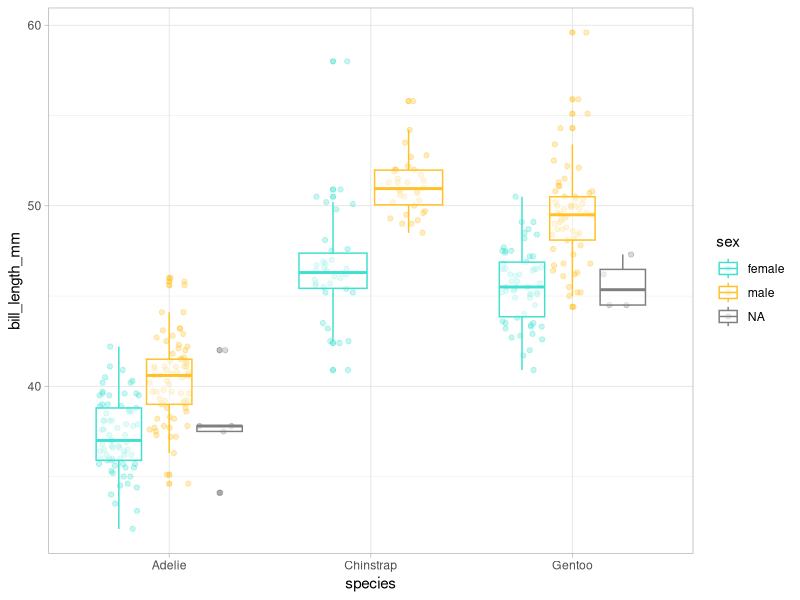
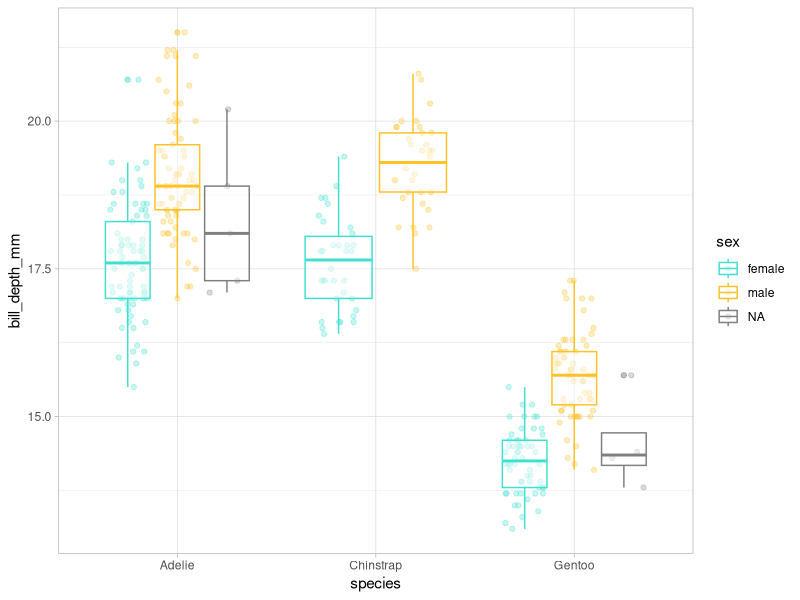
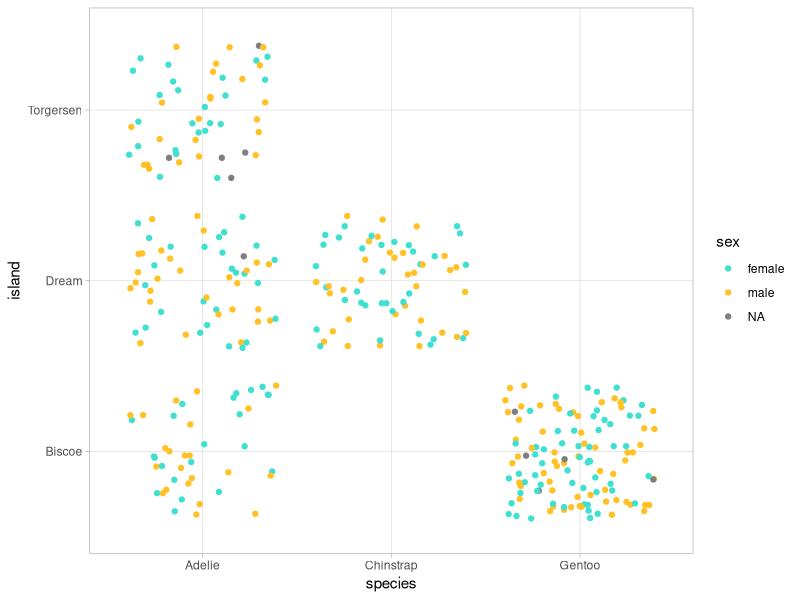
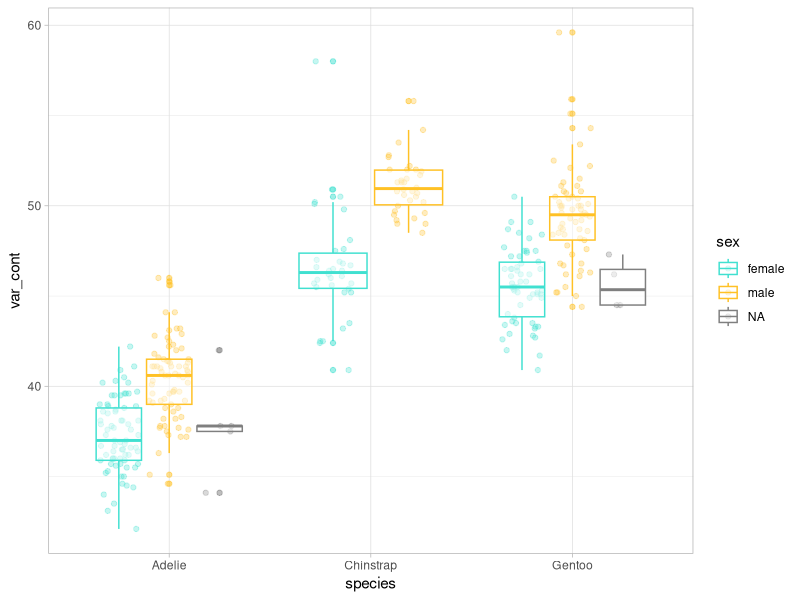
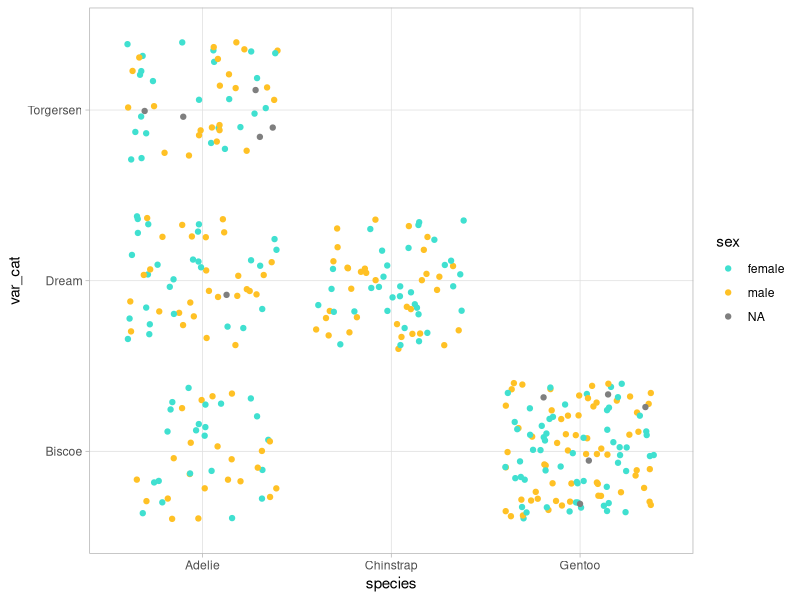
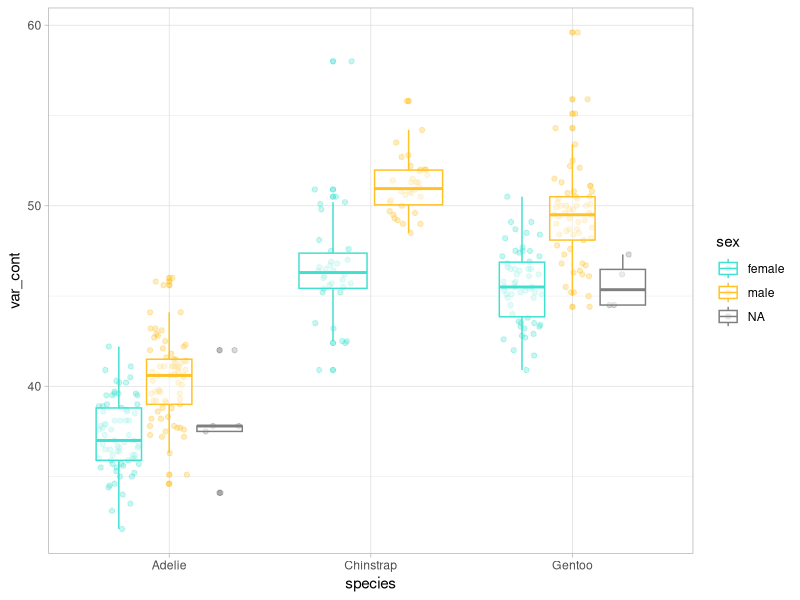
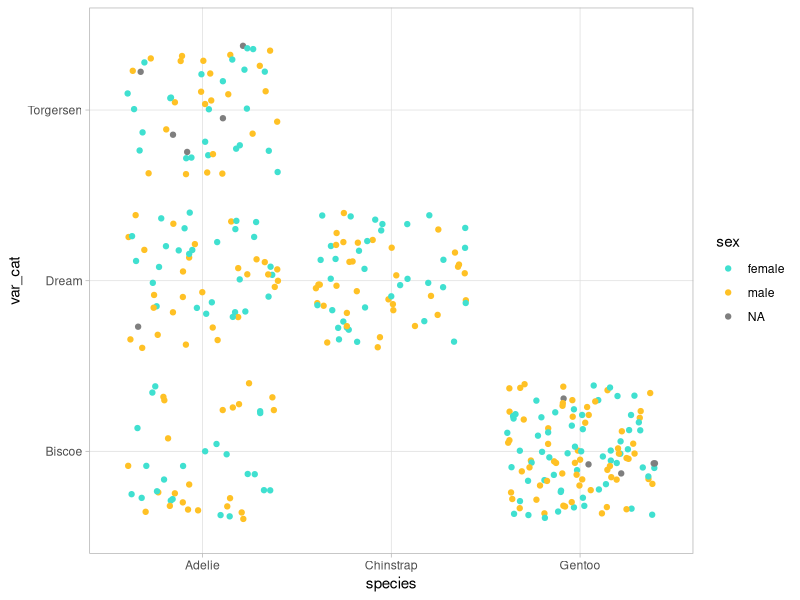
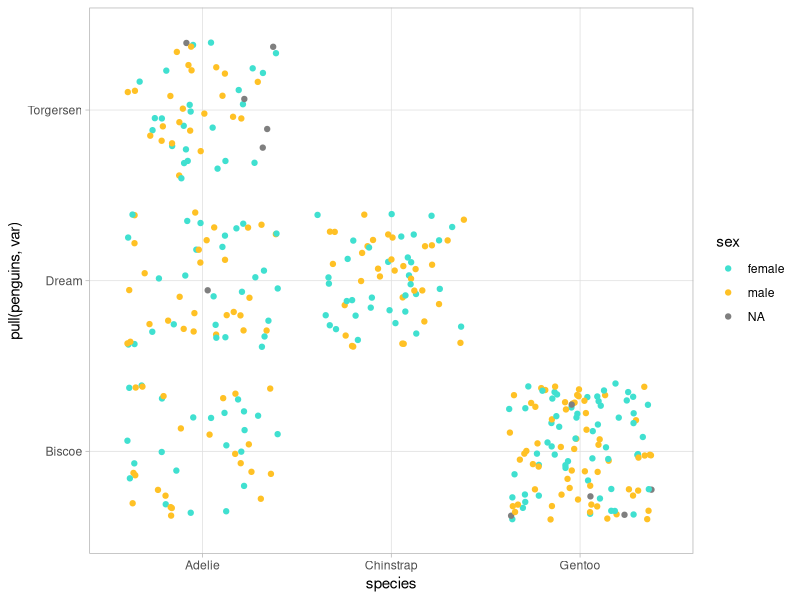

Generate these figures, in order, with R:
## ---- chunk 1
#| warning: false

# install.packages("tidyverse")
# install.packages("palmerpenguins")
library(tidyverse)
library(palmerpenguins)

glimpse(penguins)

#
df <- penguins |> 
  select(bill_length_mm, bill_depth_mm, flipper_length_mm, body_mass_g)

df$bill_length_mm <- (df$bill_length_mm - min(df$bill_length_mm, na.rm = TRUE))/(max(df$bill_length_mm, na.rm = TRUE) - min(df$bill_length_mm, na.rm = TRUE)) 
df$bill_depth_mm <- (df$bill_depth_mm- min(df$bill_depth_mm, na.rm = TRUE))/(max(df$bill_depth_mm, na.rm = TRUE) - min(df$bill_length_mm, na.rm = TRUE)) 
df$flipper_length_mm <- (df$flipper_length_mm - min(df$flipper_length_mm, na.rm = TRUE))/(max(df$flipper_length_mm, na.rm = TRUE) - min(df$flipper_length_mm, na.rm = TRUE)) 
df$body_mass_g <- (df$body_mass_g - min(df$body_mass_g, na.rm = TRUE))/(max(df$body_mass_g, na.rm = TRUE) - min(df$body_mass_g, na.rm = TRUE))

#
df <- penguins |> 
  select(bill_length_mm, bill_depth_mm, flipper_length_mm, body_mass_g)

rescale01 <- function(x) {
  rng <- range(x, na.rm = TRUE)   
  (x - rng[1]) / (rng[2] - rng[1]) 
} 

df$bill_length_mm <- rescale01(df$bill_length_mm) 
df$bill_depth_mm <- rescale01(df$bill_depth_mm) 
df$flipper_length_mm <- rescale01(df$flipper_length_mm) 
df$body_mass_g <- rescale01(df$body_mass_g)  

head(df)

#
df <- penguins |> 
  select(bill_length_mm, bill_depth_mm, flipper_length_mm, body_mass_g)

rescaled_df <- lapply(df, rescale01)

head(rescaled_df[[1]])
head(rescaled_df[[4]])

## ---- chunk 2

body(rescale01)
formals(rescale01)
environment(rescale01)

## ---- chunk 3

f <- function(x) {
  x + y
}

y <- 100
f(10)

y <- 1000
f(10)

## ---- chunk 4

sum
body(sum)

## ---- chunk 5

3 + 2
`+`(3, 2)

for (i in 1:2) print(i)
`for`(i, 1:2, print(i))

## ---- chunk 6

nombre1_v1 <- function(x, y) {
  paste(x, y, sep = "_") }  

nombre1_v2 <- function(x, y) paste(x, y, sep = "_")  

nombre1_v3 <- \(x, y) paste(x, y, sep = "_")  

nombre1_v1("Vero", "Cruz") 
nombre1_v2("Vero", "Cruz") 
nombre1_v3("Vero", "Cruz") 

## ---- chunk 7

nxcaso <- lapply(penguins, function(x) length(unique(x)))

models <- penguins %>%
  split(.$species) %>%
  map( ~ lm(body_mass_g ~ bill_length_mm, data = .)) #Método abreviado donde solo se utiliza un lado de la fórmula de la función

## ---- chunk 8
#| warning: false

glimpse(penguins)

#Nos interesan las diferencias entre especie y sexo

ggplot(penguins, aes(x = species, y = bill_length_mm, color = sex)) +
  geom_point(position = position_jitterdodge(), alpha = 0.3) +
  geom_boxplot(alpha = 0.5) +
  scale_color_manual(values = c("turquoise", "goldenrod1")) +
  theme_light()

ggplot(penguins, aes(x = species, y = bill_depth_mm, color = sex)) +
  geom_point(position = position_jitterdodge(), alpha = 0.3) +
  geom_boxplot(alpha = 0.5) +
  scale_color_manual(values = c("turquoise", "goldenrod1")) +
  theme_light()

ggplot(penguins, aes(x = species, y = island, color = sex)) +
  geom_jitter() +
  scale_color_manual(values = c("turquoise", "goldenrod1")) +
  theme_light()

#Etc
## ---- chunk 9

var_cont <- penguins$bill_length_mm
var_cat <- penguins$island

ggplot(penguins, aes(x = species, y = var_cont, color = sex)) +
  geom_point(position = position_jitterdodge(), alpha = 0.3) +
  geom_boxplot(alpha = 0.5) +
  scale_color_manual(values = c("turquoise", "goldenrod1")) +
  theme_light()

ggplot(penguins, aes(x = species, y = var_cat, color = sex)) +
  geom_jitter() +
  scale_color_manual(values = c("turquoise", "goldenrod1")) +
  theme_light()
 
## ---- chunk 10

var_cont <- penguins$bill_length_mm
var_cat <- penguins$island
miformato <- list(scale_color_manual(values = c("turquoise", "goldenrod1")),
                  theme_light())

ggplot(penguins, aes(x = species, y = var_cont, color = sex)) +
  geom_point(position = position_jitterdodge(), alpha = 0.3) +
  geom_boxplot(alpha = 0.5) +
  miformato
  
ggplot(penguins, aes(x = species, y = var_cat, color = sex)) +
  geom_jitter() +
  miformato
 
## ---- chunk 11

var <- "island"
miformato <- list(scale_color_manual(values = c("turquoise", "goldenrod1")),
                  theme_light())

p <- ggplot(penguins, aes(x = species, y = pull(penguins, var), color = sex)) +
  miformato

if (is.numeric(pull(penguins, var))) {
  
  p + 
    geom_point(position = position_jitterdodge(), alpha = 0.3) +
    geom_boxplot(alpha = 0.5) 
  
} else {
  
  p + 
    geom_jitter()
  
}
 
## ---- chunk 12

#Ejemplos de nombres que no hay que usar

T <- FALSE
c <- 10
mean <- function(x) sum(x)

rm(T, c, mean)

## ---- chunk 13

#Varias opciones

exp_plot <- function (var) {
  miformato <-
    list(scale_color_manual(values = c("turquoise", "goldenrod1")),
         theme_light())
  p <- ggplot(penguins, aes(x = species, y = pull(penguins, var), color = sex)) +
    ylab(var) +
    miformato
  if (is.numeric(pull(penguins, var))) {
    p +
      geom_point(position = position_jitterdodge(), alpha = 0.3) +
      geom_boxplot(alpha = 0.5)
    
  } else {
    p +
      geom_jitter()
    
  }
}

## ---- chunk 14

exp_plot(var = "island") 
exp_plot(var = "year") 
exp_plot(var = "body_mass_g") 

## ---- chunk 15

average <- mean(rnorm(10, mean = 50, sd = 25) / 12, trim = 0.2)

average<-mean(rnorm(10,mean=50,sd=25)/12,trim=0.2)

## ---- chunk 16

?plot

plot(1:5, 1:5)

plot(1:5, 1:5, main = "Estoy usando argumentos de par")

## ---- chunk 17

sum(1, 2, 5, na.mr = TRUE)
sum(1, 2, NA, na.mr = TRUE)

